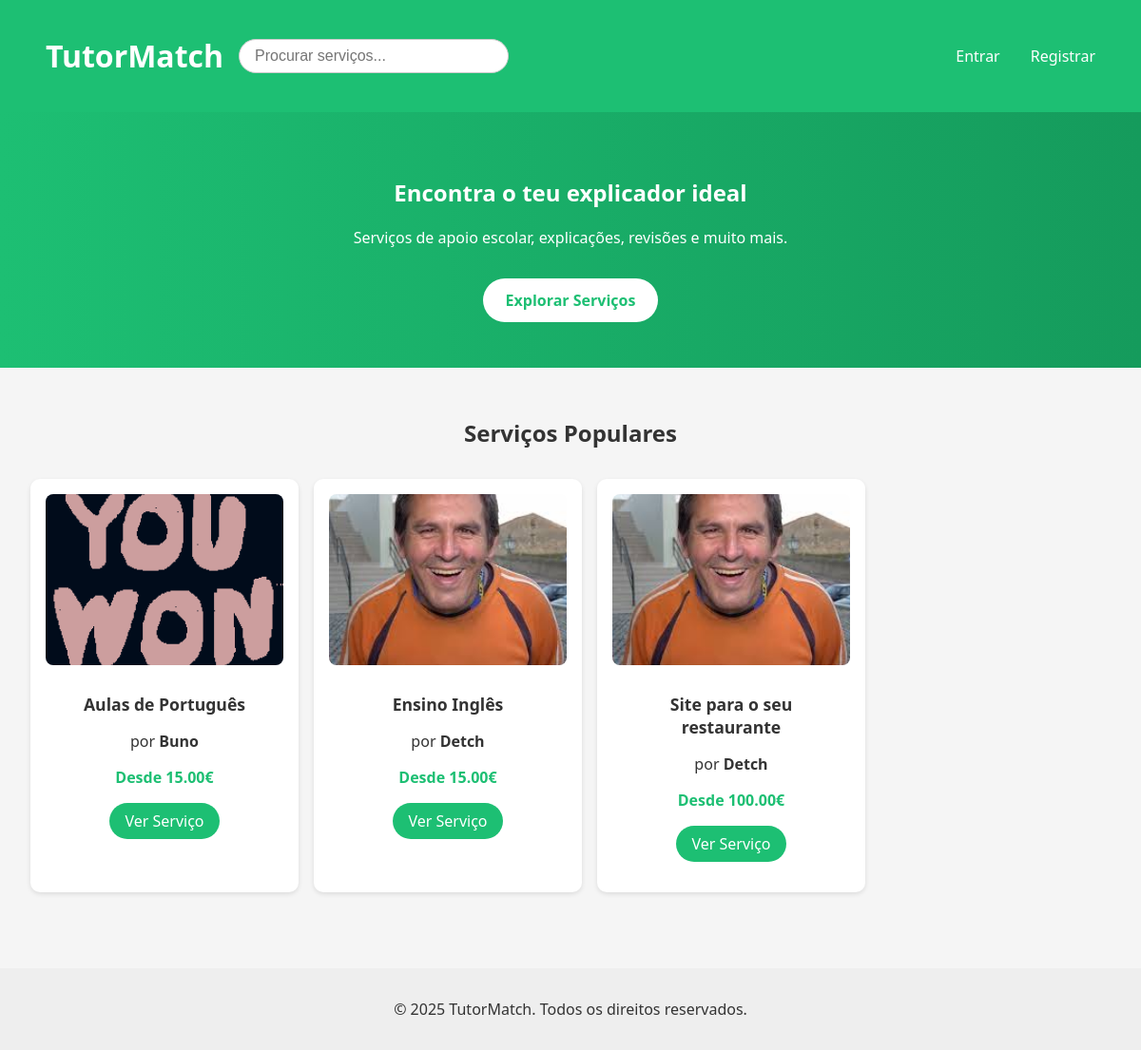
Before: / with the older database file.
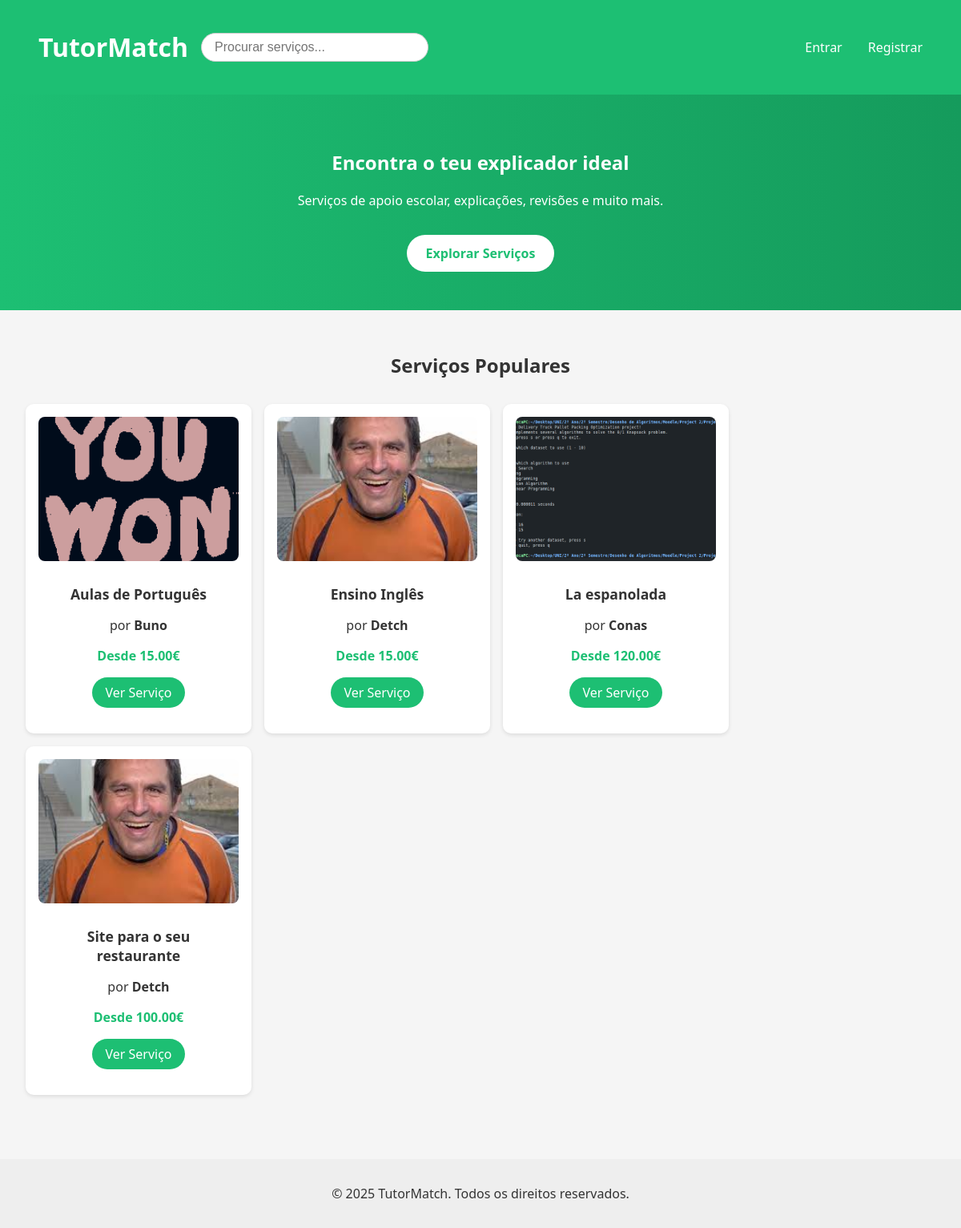
After: the same page with the newer database file.
### tables this page shows
CREATE TABLE services (
            id INTEGER PRIMARY KEY AUTOINCREMENT,
            user_id INT NOT NULL,
            category_id INT NOT NULL,
            title VARCHAR(255) NOT NULL,
            description TEXT NOT NULL,
            price DECIMAL(10,2) NOT NULL,
            delivery_time INT NOT NULL,
            image_path VARCHAR(255),
            created_at DATETIME DEFAULT CURRENT_TIMESTAMP,
            FOREIGN KEY (user_id) REFERENCES users(id),
            FOREIGN KEY (category_id) REFERENCES categories(id)
        );

CREATE TABLE users (
            id INTEGER PRIMARY KEY AUTOINCREMENT,
            username TEXT NOT NULL UNIQUE,
            password TEXT NOT NULL,
            email TEXT NOT NULL UNIQUE,
            role TEXT DEFAULT 'client', -- client, freelancer, admin
            name TEXT,
            profile_pic TEXT DEFAULT '../img/default.jpeg' -- Adiciona a coluna profile_pic
        );

### index.php (the view, shortened to what this page needs)
<?php
include_once('includes/header.php');
require_once 'database/db.php';
$current_user_id = $_SESSION['user_id'] ?? null;
?>
<section class="hero">
  <div class="hero-content">
    <h1>Encontra o teu explicador ideal</h1>
    <p>Serviços de apoio escolar, explicações, revisões e muito mais.</p>
    <a href="pages/available_services.php" class="cta-button">Explorar Serviços</a>
  </div>
</section>
<section class="services">
  <h2>Serviços Populares</h2>
  <div class="card-list">
    <?php
    if ($current_user_id) {
        $stmt = $db->prepare("SELECT s.*, u.username FROM services s JOIN users u ON s.user_id = u.id WHERE s.user_id != ? ORDER BY RANDOM() LIMIT 6");
        $stmt->execute([$current_user_id]);
    } else {
        $stmt = $db->query("SELECT s.*, u.username FROM services s JOIN users u ON s.user_id = u.id ORDER BY RANDOM() LIMIT 6");
    }
    $services = $stmt->fetchAll(PDO::FETCH_ASSOC);
    foreach ($services as $service): ?>
      <div class="card">
        <img src="<?= htmlspecialchars($service['image_path'] ?? '/img/default.jpeg') ?>" alt="<?= htmlspecialchars($service['title']) ?>">
        <div class="card-content">
          <h3><?= htmlspecialchars($service['title']) ?></h3>
          <p>por <strong><?= htmlspecialchars($service['username']) ?></strong></p>
          <p class="price">Desde <?= number_format($service['price'], 2) ?>€</p>
          <a href="/pages/view_service.php?id=<?= $service['id'] ?>" class="view-btn">Ver Serviço</a>
        </div>
      </div>
    <?php endforeach; ?>
  </div>
</section>
<?php include_once('includes/footer.php'); ?>

### includes/header.php (shortened to what this page needs)
<!DOCTYPE html>
<html lang="pt">
<head>
  <link rel="stylesheet" href="/css/main.css" />
  <link rel="stylesheet" href="/css/navbar.css" />
</head>
<body>
  <header>
  <div class="header-left">
    <h1><a href="/index.php">TutorMatch</a></h1>
    <form id="search-form" action="/index.php" method="GET" autocomplete="off">
      <input type="text" id="search-input" name="q" placeholder="Procurar serviços...">
    </form>
  </div>
  <nav class="navbar">
    <div class="nav-right">
        <?php if (isset($_SESSION['user_id'])): ?>
          <a href="/index.php" class="nav-icon home-icon" title="Início">
            <img src="/img/icons/home-white.png" alt="Início">
          </a>
          <a href="/pages/profile.php" class="profile-pic">
            <img src="<?= $_SESSION['profile_pic'] ?? '/img/default.jpeg' ?>" alt="Perfil">
          </a>
          <a href="/pages/conversations.php" class="nav-icon chat-icon" title="Mensagens">
            <img src="/img/icons/white-balloon.png" alt="Mensagens">
          </a>
          <button id="menu-toggle" class="menu-btn">&#9776;</button>
          <div id="dropdown-menu" class="dropdown-menu">
            <?php if ($_SESSION['role'] == 'freelancer'): ?>
              <a href="/actions/switch_role.php">Mudar para Cliente</a>
              <a href="/pages/create_service.php">Criar Serviço</a>
              <a href="/pages/my_services.php">Meus Serviços</a>
              <a href="/pages/orders.php">Pedidos Recebidos</a>
            <?php elseif ($_SESSION['role'] == 'client'): ?>
              <a href="/actions/switch_role.php">Mudar para Freelancer</a>
              <a href="/pages/available_services.php">Serviços</a>
              <a href="/pages/orders.php">Minhas Encomendas</a>
            <?php elseif ($_SESSION['role'] == 'admin'): ?>
              <a href="/pages/admin_dashboard.php">Painel</a>
            <?php endif; ?>
            <a href="/pages/terms_and_policy.php">Termos &amp; Privacidade</a>
            <a href="/pages/logout.php">Sair</a>
          </div>
        <?php else: ?>
          <a href="/pages/login.php">Entrar</a>
          <a href="/pages/register.php">Registrar</a>
        <?php endif; ?>
      </div>
    </nav>
  </header>

### includes/footer.php (shortened to what this page needs)
<footer>
    <p>&copy; 2025 TutorMatch. Todos os direitos reservados.</p>
  </footer>
</body>
</html>

### css/main.css (style rules this page uses)
body { font-family: 'Segoe UI', sans-serif; margin: 0; background-color: #f5f5f5; color: #333; }

### css/navbar.css (style rules this page uses)
.navbar { display: flex; justify-content: space-between; align-items: center; background-color: #1dbf73; padding: 0.5rem 1rem; }
.nav-right { display: flex; align-items: center; gap: 1rem; position: relative; }
.header-left { display: flex; align-items: center; gap: 1rem; }
#search-form { position: relative; }
#search-input { padding: 0.5rem 1rem; border: 1px solid #ccc; border-radius: 20px; width: 250px; font-size: 1rem; }

### css/admin.css (style rules this page uses)
h2 { text-align: center; margin-bottom: 20px; }

### css/components.css (style rules this page uses)
.card-list { display: flex; gap: 1rem; flex-wrap: wrap; }
.card { background: white; border-radius: 10px; padding: 1rem; width: 250px; box-shadow: 0 2px 5px rgba(0,0,0,0.1); text-align: center; }
.card img { width: 100%; border-radius: 8px; }

### css/hero.css (style rules this page uses)
.hero { background: linear-gradient(to right, #1dbf73, #159b5c); color: white; padding: 4rem 2rem; text-align: center; }
.hero .cta-button { background: white; color: #1dbf73; padding: 0.75rem 1.5rem; font-weight: bold; border-radius: 30px; text-decoration: none; margin-top: 1rem; display: inline-block; }
.services { padding: 3rem 2rem; text-align: center; }
.services h2 { margin-bottom: 2rem; }
.card-list { display: grid; grid-template-columns: repeat(auto-fit, minmax(240px, 1fr)); gap: 1.5rem; justify-items: center; }
.card { background: #fff; border-radius: 12px; overflow: hidden; box-shadow: 0 4px 12px rgba(0,0,0,0.1); width: 100%; max-width: 300px; transition: transform 0.2s ease; }
.card img { width: 100%; height: 180px; object-fit: cover; }
.card-content { padding: 1rem; }
.card-content h3 { margin: 0.5rem 0; font-size: 1.1rem; }
.price { color: #1dbf73; font-weight: bold; margin: 0.5rem 0; }
.view-btn { background: #1dbf73; color: white; text-decoration: none; padding: 0.5rem 1rem; border-radius: 20px; display: inline-block; margin-top: 0.5rem; }

### css/layout.css (style rules this page uses)
header { background-color: #1dbf73; padding: 1rem 2rem; color: white; display: flex; justify-content: space-between; align-items: center; }
header a { color: white; text-decoration: none; margin-left: 1rem; }
nav { display: flex; align-items: center; }
footer { margin-top: 3rem; text-align: center; padding: 1rem; background: #eee; }

### css/style.css (style rules this page uses)
body { font-family: 'Segoe UI', sans-serif; margin: 0; background-color: #f5f5f5; color: #333; }
header { background-color: #1dbf73; padding: 1rem 2rem; color: white; display: flex; justify-content: space-between; align-items: center; }
header a { color: white; text-decoration: none; margin-left: 1rem; }
nav { display: flex; align-items: center; }
.hero { padding: 3rem 2rem; background-color: white; text-align: center; }
.services { padding: 2rem; }
.card-list { display: flex; gap: 1rem; flex-wrap: wrap; }
.card { background: white; border-radius: 10px; padding: 1rem; width: 250px; box-shadow: 0 2px 5px rgba(0,0,0,0.1); text-align: center; }
.card img { width: 100%; border-radius: 8px; }
footer { margin-top: 3rem; text-align: center; padding: 1rem; background: #eee; }

Changed rows visible on the page:
added services: image_path (picture), title "La espanolada", user.username "Conas", price "120.00"
